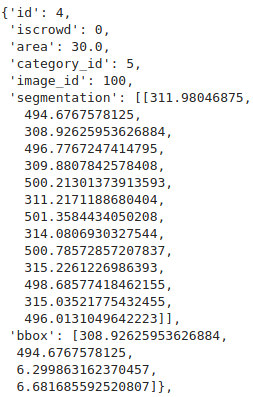
#> input picture images/annotations.png, 253 x 397 px; its folder holds 4 pictures in this run
$ python run_me.py
#> lines starting #> are read from the running program, lines starting #| are printed output that depends on the picture
### src/img_proc.py
import os
import glob
import pickle
import numpy as np
from skimage import io
from skimage.transform import resize


class ImagePreprocessor():
    def __init__(self, src_dir, dest_dir):
        self.src_dir = src_dir
        self.dest_dir = dest_dir


    # [5 lines left out: function get_file_list, not called in this run]


    def resize_save(self, save=False, color=False):
        '''
        The image transform pipeline. Will resize, grayscale, transform, save individual images, and pickle
        the image stream.

        Input:

            src_path - a string with the absolute path of the raw images
            dest_path - a string with the absolute path of the processed images
            save - to save or not to save each individual transformed image. default = False
            color - saves a grayscale image if False, color image if True.
            default = False

        Output:

            returns - the image_set
        '''
#> called with save = False, color = False
        if save:
            for file in glob.glob(self.src_dir + '/*'):
                f_name = file.split('/')[-1].split('.')[0]
                name = self.dest_dir + '/' + f_name + '.jpg'
                if color:
                    resized = resize(io.imread(file), (128, 128), anti_aliasing=True)
                    io.imsave(name, resized)
                if not color:
                    resized = resize(io.imread(file), (128, 128), anti_aliasing=True)
                    io.imsave(name, resized)

        else:
            image_set = []

            for file in glob.glob(self.src_dir + '/*'):
                resized = resize(io.imread(file), (299, 299), anti_aliasing=True)
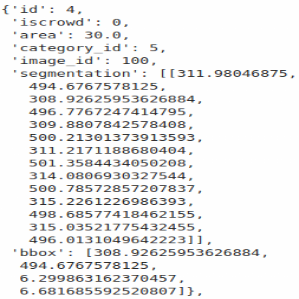
#> resized: shape (299, 299, 4) float64; mean R, G, B, A 0.934, 0.934, 0.934, 1; transparent parts drawn white
#> pass 3 of the loop in resize_save, `for file in glob.glob(self.src_dir + '/*'):`:
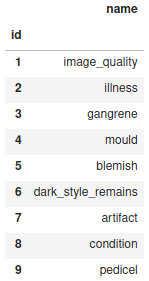
#> input picture images/categories.png, 149 x 281 px
#> in resize_save, `resized = resize(io.imread(file), (299, 299), anti_aliasing=True)`:
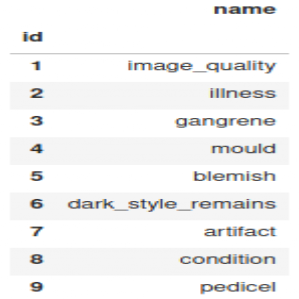
#> resized: shape (299, 299, 4) float64; mean R, G, B, A 0.952, 0.952, 0.952, 1; transparent parts drawn white
#> the loop made 4 passes; the first 3 are shown
                image_set.append(np.asarray(resized))

            pass


    # [18 lines left out: function pickle_it, not called in this run]


# [9 lines that do not run on import are left out]

### src/dataset_prep.py
import pandas as pd
import numpy as np
import glob
from skimage import io, color
from skimage.filters import sobel
from skimage.feature import canny
# from pycocotools.coco import COCO


class AnnotationsParser():
    def __init__(self, dir_, filename):
        self.dir_ = dir_
        self.filename = filename

    # [50 lines left out: function _json_to_df, not called in this run]


class DatasetBuilder():
    def __init__(self, dir_, filename):
        self.dir_ = dir_
        self.filename = filename

    def _make_dataset(self, path='data/processed/created/*'):
        '''
        Makes the X dataset and corresponding filenames

        Input:

            path - the filepath of the preprocessed images

        Output:

            X - a NumPy array of the image arrays

            filename - a list of the corresponding file names
        '''
        image_dict = {'data': list(), 'filename': list()}

        for file in glob.glob(path):
            fname = 'images/' + file.split('/')[-1]
            img = io.imread(file)

            gray = color.rgb2gray(img)
            edges = sobel(gray)

            image_dict['data'].append(edges.ravel())
            image_dict['filename'].append(fname)

        X_ = np.asarray(image_dict['data'])
        fnames_ = image_dict['filename']

        x_list = [i for i in zip(fnames_, X_)]
        dx = dict(sorted(x_list))
        sorted_dict = {'data': list(dx.values()), 'filenames': list(dx.keys())}

        X = np.asarray(sorted_dict['data'])
        fnames = sorted_dict['filenames']

        return X, fnames

    # [50 lines left out: function _make_classes, not called in this run]

    def _make_y(self):
#> (the run stopped early here; a loop or call above may not have finished)
